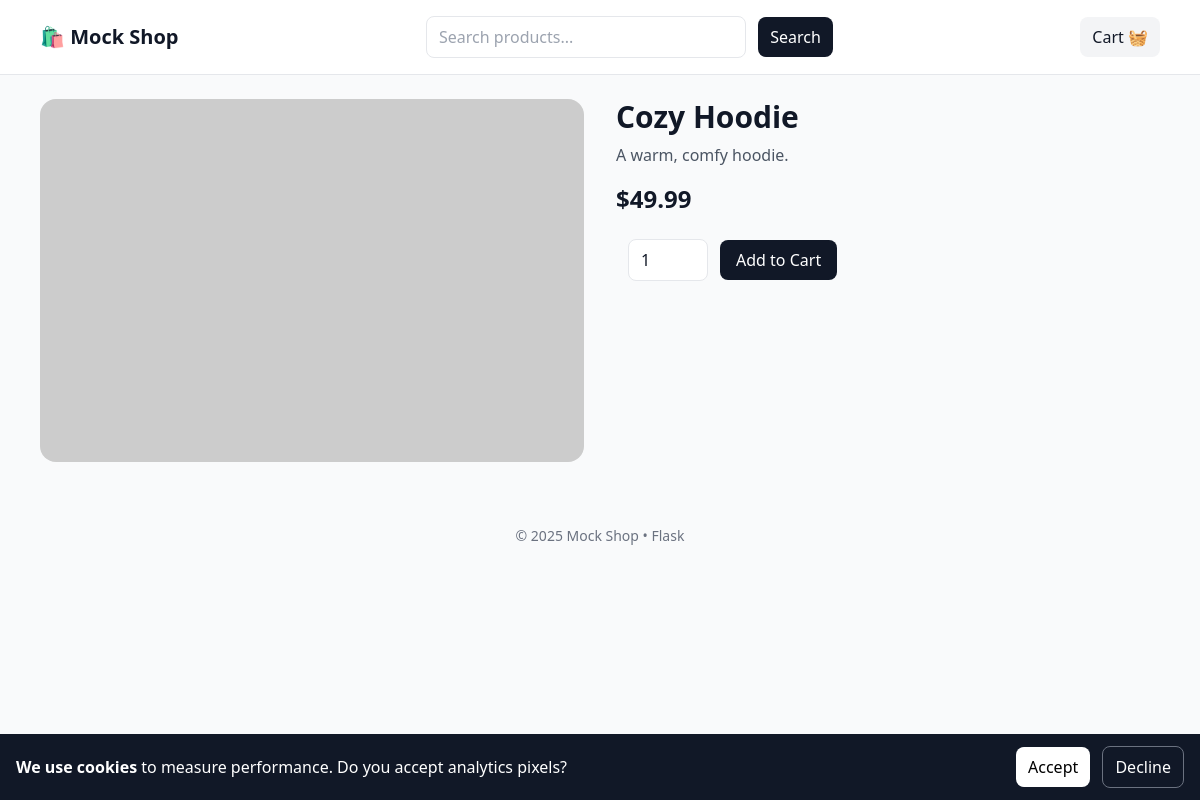
Page /product/1 on the committed database.
### app.py (models this page shows)
class Product(db.Model):
    __tablename__ = "products"
    id = db.Column(db.Integer, primary_key=True)
    name = db.Column(db.String(120), nullable=False, index=True)
    description = db.Column(db.Text, nullable=True)
    price_cents = db.Column(db.Integer, nullable=False, default=0)
    image_url = db.Column(db.String(500), nullable=True)
    inventory = db.Column(db.Integer, nullable=False, default=0)
    def price_display(self): return f"${self.price_cents/100:.2f}"

### app.py (the view)
@app.route("/product/<int:product_id>")
def product_detail(product_id):
    product = Product.query.get_or_404(product_id)
    return render_template("product.html", product=product)

### app.py (called while the page is built)
@app.context_processor
def inject_utilities():
    def money(cents): return f"${(cents or 0)/100:.2f}"
    return dict(money=money)

@app.context_processor
def inject_pixels_and_flags():
    def flag(name, default="false"):
        return os.environ.get(name, default).lower() in ("1", "true", "yes", "on")
    return dict(
        META_PIXEL_ID=os.environ.get("META_PIXEL_ID", ""),
        TIKTOK_PIXEL_ID=os.environ.get("TIKTOK_PIXEL_ID", ""),
        SNAP_PIXEL_ID=os.environ.get("SNAP_PIXEL_ID", ""),
        CURRENCY=os.environ.get("CURRENCY", "USD"),
        SCENARIO_SKIP_CHECKOUT_PIXELS=flag("SCENARIO_SKIP_CHECKOUT_PIXELS"),
        SCENARIO_DEFER_FIRST_LOAD_AFTER_CONSENT=flag("SCENARIO_DEFER_FIRST_LOAD_AFTER_CONSENT"),
        SCENARIO_NO_SNAP_PII=flag("SCENARIO_NO_SNAP_PII", "true"),
        SCENARIO_NO_SNAP_VALUES=flag("SCENARIO_NO_SNAP_VALUES", "true"),
    )

### templates/product.html (shortened to what this page needs)
{% extends "layout.html" %}
{% block content %}
<div class="grid grid-cols-1 md:grid-cols-2 gap-8">
  <div><img src="{{ product.image_url }}" alt="{{ product.name }}" class="rounded-2xl w-full h-auto object-cover"></div>
  <div>
    <h1 class="text-3xl font-bold mb-2">{{ product.name }}</h1>
    <p class="text-gray-600 mb-4">{{ product.description }}</p>
    <div class="text-2xl font-semibold mb-6">{{ product.price_display() }}</div>
    <form action="{{ url_for('add_to_cart') }}" method="post" class="flex items-center space-x-3">
      <input type="number" name="quantity" min="1" value="1" class="w-20 border rounded-lg px-3 py-2">
      <button class="px-4 py-2 rounded-lg bg-gray-900 text-white">Add to Cart</button>
    </form>
  </div>
</div>
{% endblock %}

### rows in the picture
Product: name "Cozy Hoodie", description "A warm, comfy hoodie.", price_display "$49.99"

### other values in the picture
{{ 2025 }} "2025"
